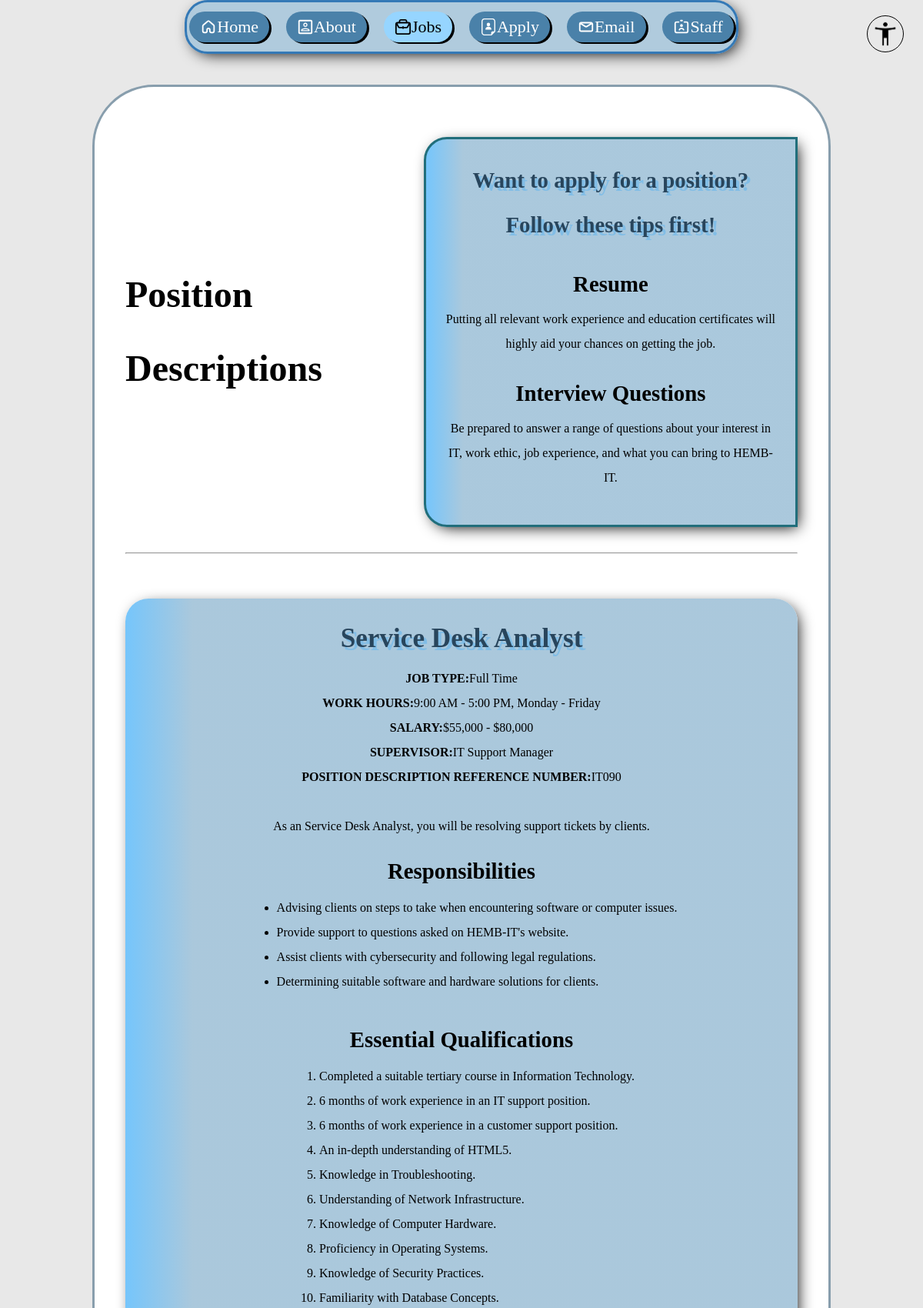
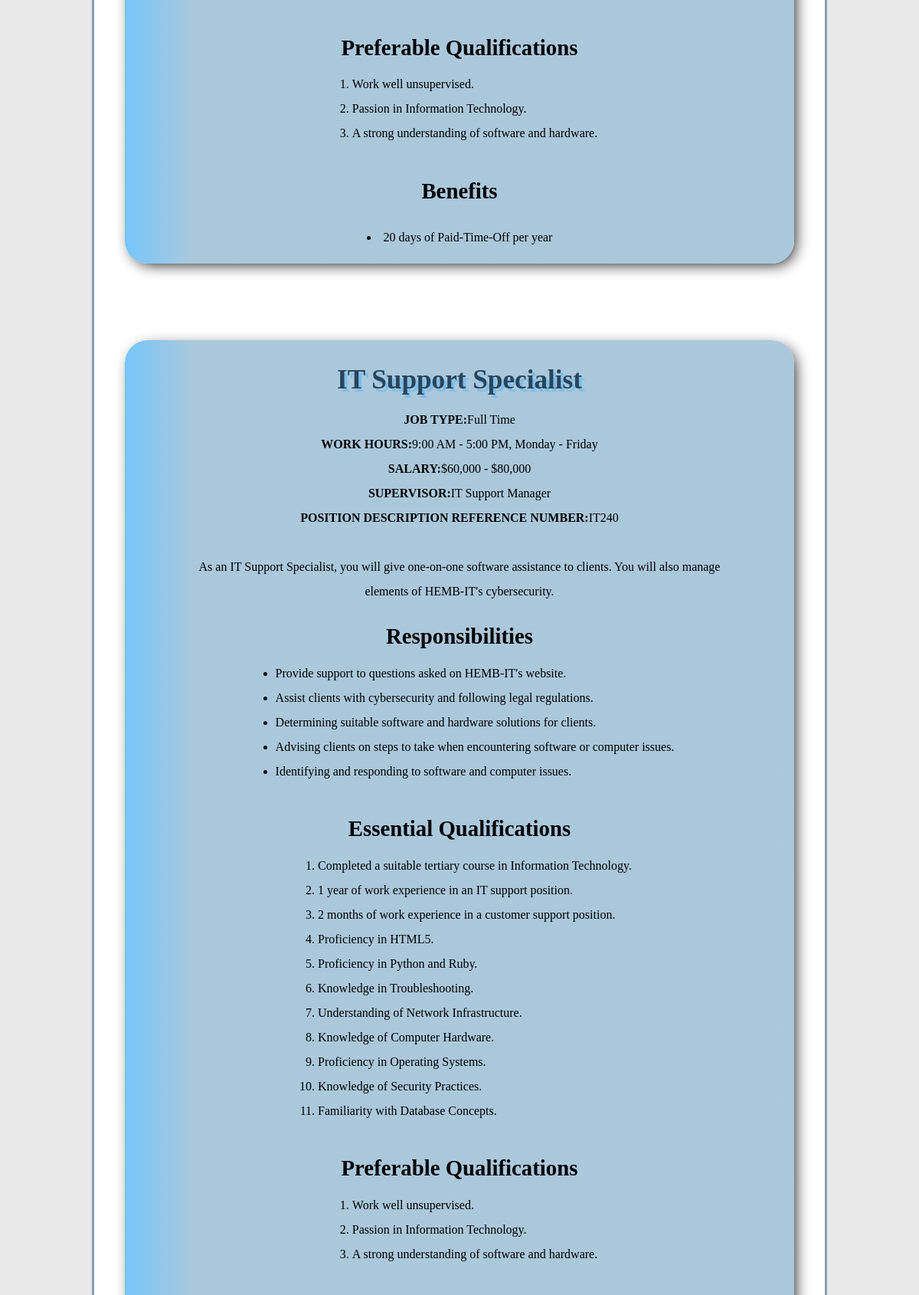
/jobs.php (upper part), run on the app's committed database (2 pictures, top to bottom).
### tables this page shows
CREATE TABLE `jobs` (
  `reference_number` varchar(5) NOT NULL COMMENT 'The jobs reference number',
  `title` varchar(100) NOT NULL COMMENT 'The title of the position',
  `type` enum('Full Time','Part Time') NOT NULL COMMENT 'Is it full time or part time?',
  `work_hours` varchar(50) NOT NULL COMMENT 'How long do they need to work?',
  `salary` varchar(50) NOT NULL COMMENT 'How much do they get paid?',
  `supervisor` varchar(100) NOT NULL COMMENT 'Who is watching over them?',
  `description` text NOT NULL COMMENT 'What they need to do',
  `responsibilities` text NOT NULL COMMENT 'Subtle more detail then in description',
  `essential_qualifications` text NOT NULL COMMENT 'What you need to be qualified in to apply for this job',
  `preferable_qualifications` text NOT NULL COMMENT 'What we want you to be good at for this job',
  `benefits` text NOT NULL COMMENT 'The benefits you get for working in this position'
);

### jobs.php (the view, shortened to what this page needs)
<!DOCTYPE html>
<html lang="en" class="<?php
    ?>">
    <head>
        <link rel="stylesheet" href="./styles/styles.css">
    </head>
    <body>
        <?php
        include './inc/accessibility.inc';
        include './inc/navigation.inc';
        ?>
        <main id="jobs_main">
            <div id="jobs_header">
                <h1>Position Descriptions</h1>
                <aside id="jobs_page_aside" class="main_section">
                    <h2>Want to apply for a position?<br> Follow these tips first!</h2>
                    <div>
                        <h3>Resume</h3>
                        <p>Putting all relevant work experience and education certificates will highly aid your chances on getting the job.</p>
                    </div>
                    <div>
                        <h3>Interview Questions</h3>
                        <p>Be prepared to answer a range of questions about your interest in IT, work ethic, job experience, and what you can bring to HEMB-IT.</p>
                    </div>
                </aside>
            </div>
            <hr>
            <?php
            require_once "./php/settings.php";
            $dbconn = @mysqli_connect ($host, $user, $pwd, $sql_db);
            if ($dbconn) {
                $query = "SELECT * FROM jobs";
                $result = mysqli_query ($dbconn, $query);
                if ($result) {
                    while ($row = mysqli_fetch_assoc($result)) {
                        echo '<section class="main_section jobs_section">';
                        echo '<h2>' . $row['title'] . '</h2>';
                        echo '<p><strong>JOB TYPE:</strong>' . $row['type'] . '</p>';
                        echo '<p><strong>WORK HOURS:</strong>' . $row['work_hours'] . '</p>';
                        echo '<p><strong>SALARY:</strong>' . $row['salary'] . '</p>';
                        echo '<p><strong>SUPERVISOR:</strong>' . $row['supervisor'] . '</p>';
                        echo '<p><strong>POSITION DESCRIPTION REFERENCE NUMBER:</strong>' . $row['reference_number'] . '</p>';
                        echo '<br>';
                        echo '<p>' . $row['description'] . '</p>';
                        echo '<div><h3 class="jobs_h3">Responsibilities</h3>';
                        $output = '<ul>';
                        $items = explode('|', $row['responsibilities']);
                        foreach ($items as $item) {
                            $output .= '<li>' . $item . '</li>';
                        }
                        $output .= '</ul></div>';
                        echo $output;
                        echo '<div><h3 class="jobs_h3">Essential Qualifications</h3>';
                        $output = '<ol>';
                        $items = explode('|', $row['essential_qualifications']);
                        foreach ($items as $item) {
                            $output .= '<li>' . $item . '</li>';
                        }
                        $output .= '</ol></div>';
                        echo $output;
                        echo '<div><h3 class="jobs_h3">Preferable Qualifications</h3>';
                        $output = '<ol>';
                        $items = explode('|', $row['preferable_qualifications']);
                        foreach ($items as $item) {
                            $output .= '<li>' . $item . '</li>';
                        }
                        $output .= '</ol></div>';
                        echo $output;
                        echo '<div><h3 class="jobs_h3">Benefits</h3>';
                        echo '<li>' . $row['benefits'] . '</li></div>';
                        echo '</section>';
                    }
                }
                else {
                    echo "There are no jobs to display.";
                }
            } else echo "<p>Unable to connect to the db.</p>";
            ?>
        </main>
    </body>
</html>

### styles/styles.css (style rules this page uses)
:root { --background_color: rgb(232, 232, 232); --main_background_color: rgb(255, 255, 255); --main_border_color: rgb(136, 158, 173); --legend_and_input_color: rgb(33, 110, 123); --input_background_color: rgb(167, 189, 199); --text_color: black; --title_color: rgb(40, 69, 92); --title_shadow_color: rgb(129, 189, 230); --manager_result_border_color: rgb(61, 17, 97); --hero_image_background: url('./images/hero_image.webp'); --hero_image_text_h1_color: rgb(40, 69, 92); --hero_image_text_low_res_color: rgb(87, 153, 207); --hero_image_text_h1_shadow_color: rgb(129, 189, 230); --hero_image_text_p_color: rgb(40, 69, 92); --hero_image_text_p_shadow_color: rgb(129, 189, 230); --hero_text_low_screen_size_background_color: rgba(0, 0, 0, 89%); --nav_background_color: rgba(170, 200, 220, 0.9); --nav_button_color: rgb(74, 129, 169); --nav_active_button_color: rgb(150 213 255); --nav_button_hover_color: rgb(247, 248, 250); --nav_border_color: rgb(52, 121, 182); --nav_text_color: rgb(255, 255, 255); --nav_hover_text_color: rgb(0, 0, 0); --nav_active_text_color: rgb(0, 0, 0); --nav_element_gap: 3%; --main_content_background_color: linear-gradient(to left, var(--content_background_color)90%, var(--content_background_gradient_color)); --main_section_h2_color: rgb(40, 69, 92); --main_section_h2_shadow_color: rgb(129, 189, 230); --footer_background_gradient: linear-gradient(to bottom, rgb(40, 61, 80), rgb(13 22 30)80%); --footer_text_color: #e2e2e2; --footer_link_color: #4fd1ff; --footer_link_color_hover: #01f8c3; --h1_hero_font_size: 3.8em; --p_hero_font_size: 1.5em; --h1_font_size: 3em; --h2_font_size: 2.2em; --h3_font_size: 1.8em; --p_font_size: 1em; --list_items_font_size: 1em; --a_font_size: 1em; --legend_font_size: 1.5em; --card_width: 330px; --card_height: 80px; --card_debug_table_border_color: white; --card_title_color: green; --card_p_color: black; --card_countdown_color: green; --card_icon_color: green; --card_detailed_border_colour: lightgreen; --content_background_color: rgba(170, 200, 220, 0.9); --content_background_gradient_color: rgba(111, 197, 255, 0.9); }
* { box-sizing: border-box; }
h1 { font-size: var(--h1_font_size); }
h2 { font-size: var(--h2_font_size); }
h3 { font-size: var(--h3_font_size); }
p, label, select, input, textarea { font-size: var(--p_font_size); }
li { font-size: var(--list_items_font_size); }
body { background-color: var(--background_color); margin: 0px; min-width: 248px; position: relative; overflow-x: hidden; }
main { width: 80%; padding: 40px; margin: 0px auto; background-color: var(--main_background_color); border: 3px solid var(--main_border_color); border-radius: 80px; line-height: 2; }
.main_navigation > a > svg { width: 1em; height: 1em; }
.main_section { width: 85%; margin: 0px auto; padding: 2% 0px; background-color: var(--nav_background_color); background-image: var(--main_content_background_color); border-radius: 30px; box-shadow: 5px 5px 20px -5px black; text-align: center; }
.main_section > h2 { color: var(--main_section_h2_color); text-shadow: 4px 4px 0px var(--main_section_h2_shadow_color); margin: 0px; }
.main_section > p { margin: 0px; width: 80%; text-align: center; margin: 0px auto; }
h3 { margin: 0.5em 0; }
#jobs_main { display: flex; flex-direction: column; align-items: center; }
#jobs_main > #jobs_header { width: 100%; display: flex; flex-direction: row; justify-content: space-between; align-items: center; }
#jobs_main > hr { width: 100%; }
#jobs_page_aside { width: 55%; border: 3px solid var(--legend_and_input_color); padding: 25px; margin: 25px 0px; border-bottom-right-radius: 0px; border-top-right-radius: 0px; background-color: var(--nav_background_color); text-align: center; box-sizing: content-box; }
#jobs_page_aside > h2 { font-size: 1.8em; margin-bottom: 20px; }
#jobs_page_aside div > p, #jobs_page_aside div > h3 { margin: 0px; }
#jobs_page_aside div { margin-bottom: 20px; }
.jobs_section { display: flex; flex-direction: column; align-items: center; margin: 50px 0px; width: 100%; }
.jobs_section div > h3 { margin-bottom: 3px; }
.jobs_section div > ul, .jobs_section div > ol { width: fit-content; text-align: left; margin-top: 3px; }

### data on the page
jobs: title "Service Desk Analyst", type "Full Time", work_hours "9:00 AM - 5:00 PM, Monday - Friday", salary "$55,000 - $80,000", supervisor "IT Support Manager", reference_number "IT090", description "As an Service Desk Analyst, you will be resolving support tickets by clients.", responsibilities "Advising clients on steps to take when encountering software or computer issues.", responsibilities "Provide support to questions asked on HEMB-IT's website.", responsibilities "Assist clients with cybersecurity and following legal regulations.", responsibilities "Determining suitable software and hardware solutions for clients.", essential_qualifications "Completed a suitable tertiary course in Information Technology.", essential_qualifications "6 months of work experience in an IT support position.", essential_qualifications "6 months of work experience in a customer support position.", essential_qualifications "An in-depth understanding of HTML5.", essential_qualifications "Knowledge in Troubleshooting.", essential_qualifications "Understanding of Network Infrastructure.", essential_qualifications "Knowledge of Computer Hardware.", essential_qualifications "Proficiency in Operating Systems.", essential_qualifications "Knowledge of Security Practices.", essential_qualifications "Familiarity with Database Concepts.", preferable_qualifications "Work well unsupervised.", preferable_qualifications "Passion in Information Technology.", preferable_qualifications "A strong understanding of software and hardware.", benefits "20 days of Paid-Time-Off per year"
jobs: title "IT Support Specialist", type "Full Time", work_hours "9:00 AM - 5:00 PM, Monday - Friday", salary "$60,000 - $80,000", supervisor "IT Support Manager", reference_number "IT240", description "As an IT Support Specialist, you will give one-on-one software assistance to clients. You will also manage elements of HEMB-IT's cybersecurity.", responsibilities "Provide support to questions asked on HEMB-IT's website.", responsibilities "Assist clients with cybersecurity and following legal regulations.", responsibilities "Determining suitable software and hardware solutions for clients.", responsibilities "Advising clients on steps to take when encountering software or computer issues.", responsibilities "Identifying and responding to software and computer issues.", essential_qualifications "Completed a suitable tertiary course in Information Technology.", essential_qualifications "1 year of work experience in an IT support position.", essential_qualifications "2 months of work experience in a customer support position.", essential_qualifications "Proficiency in HTML5.", essential_qualifications "Proficiency in Python and Ruby.", essential_qualifications "Knowledge in Troubleshooting.", essential_qualifications "Understanding of Network Infrastructure.", essential_qualifications "Knowledge of Computer Hardware.", essential_qualifications "Proficiency in Operating Systems.", essential_qualifications "Knowledge of Security Practices.", essential_qualifications "Familiarity with Database Concepts.", preferable_qualifications "Work well unsupervised.", preferable_qualifications "Passion in Information Technology.", preferable_qualifications "A strong understanding of software and hardware."
